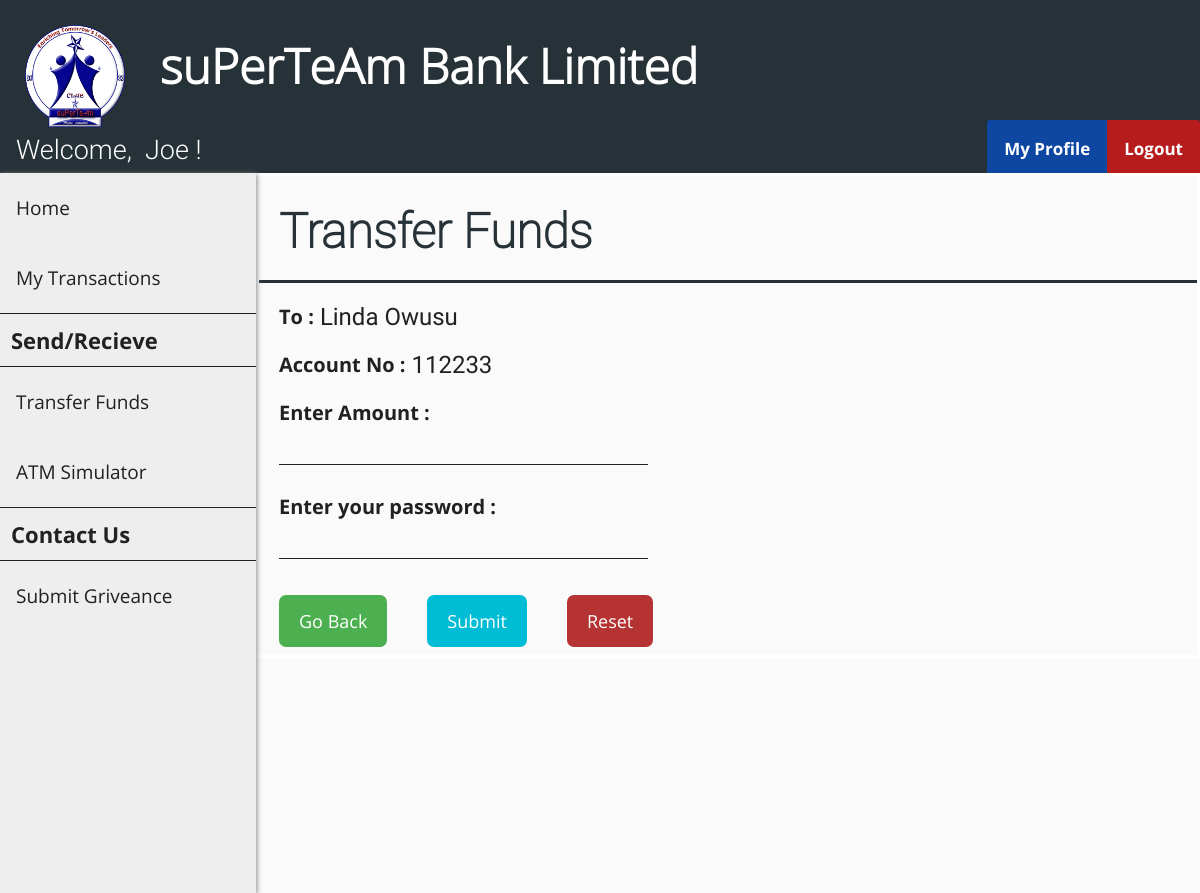
/send_funds.php?cust_id=2 (signed in), run on the app's committed database.
### tables this page shows
CREATE TABLE `customer` (
  `cust_id` int(11) NOT NULL,
  `first_name` varchar(30) DEFAULT NULL,
  `last_name` varchar(30) DEFAULT NULL,
  `gender` varchar(10) DEFAULT NULL,
  `dob` date DEFAULT NULL,
  `aadhar_no` int(11) DEFAULT NULL,
  `email` varchar(30) DEFAULT NULL,
  `phone_no` varchar(20) DEFAULT NULL,
  `address` varchar(255) DEFAULT NULL,
  `branch` varchar(30) DEFAULT NULL,
  `account_no` int(11) DEFAULT NULL,
  `pin` int(4) DEFAULT NULL,
  `uname` varchar(30) DEFAULT NULL,
  `pwd` varchar(30) DEFAULT NULL
);

### send_funds.php (the view, shortened to what this page needs)
<?php
    include "header.php";
    include "customer_navbar.php";
    include "customer_sidebar.php";
    if (isset($_GET['cust_id'])) {
        $id = $_GET['cust_id'];
    }
    $sql0 = "SELECT * FROM customer WHERE cust_id=".$id;
    $result0 = $conn->query($sql0);
    $row0 = $result0->fetch_assoc();
?>
<!DOCTYPE html>
<html>
<head>
    <link rel="stylesheet" href="customer_add_style.css">
</head>
<body>
    <form class="add_customer_form" action="send_funds_action.php?cust_id=<?php echo $id ?>" method="post">
        <div class="flex-container-form_header">
            <h1 id="form_header">Transfer Funds</h1>
        </div>
        <div class="flex-container">
            <div class=container>
                <label>
                    To : <label id="info_label">
                        <?php echo $row0["first_name"]." ".$row0["last_name"] ?>
                    </label>
                </label>
            </div>
        </div>
        <div class="flex-container">
            <div class=container>
                <label>Account No : <label id="info_label"><?php echo $row0["account_no"] ?></label></label>
            </div>
        </div>
        <div class="flex-container">
            <div class=container>
                <label>Enter Amount :</label><br>
                <input name="amt" size="24" type="text" required />
            </div>
        </div>
        <div class="flex-container">
            <div  class=container>
                <label>Enter your password :</b></label><br>
                <input name="password" size="24" type="password" required />
            </div>
        </div>
        <div class="flex-container">
            <div class="container">
                <a href="/beneficiary.php" class="button">Go Back</a>
            </div>
            <div class="container">
                <button type="submit">Submit</button>
            </div>
            <div class="container">
                <button type="reset" class="reset" onclick="return confirmReset();">Reset</button>
            </div>
        </div>
    </form>
</body>
</html>

### customer_navbar.php (shortened to what this page needs)
<?php
    include "connect.php";
    if (isset($_SESSION['loggedIn_cust_id'])) {
        $sql0 = "SELECT * FROM customer WHERE cust_id=".$_SESSION['loggedIn_cust_id'];
        $result = $conn->query($sql0);
        $row = $result->fetch_assoc();
    }
?>
<!DOCTYPE html>
<html>
<head>
    <link rel="stylesheet" href="user_navbar_style.css">
</head>
<body>
    <div class="nav-wrapper">
        <div class="topnav" id="theTopNav">
            <a id="user">Welcome, &nbsp<?php echo $row["first_name"]; ?> !</a>
            <a id="logout" href="logout_action.php" onclick="return confirm('Are you sure?')">Logout</a>
            <a id="profile" href="customer_profile.php">My Profile</a>
        </div>
    </div>
</body>
</html>

### header_style.css (style rules this page uses)
body { margin: 0; padding: 0; background-color: #FAFAFA; }
h1 { font-family: OpenSans-Light; color: white; font-size: 3rem; line-height: 3rem; margin-top: calc((1.5rem - 2rem) + 2.5rem); margin-bottom: 1.5rem; }

### user_navbar_style.css (style rules this page uses)
.nav-wrapper { height: 53px; background: #333; }
.nav-wrapper .topnav { background-color: #263238; overflow: hidden; height: 53px; }
.topnav a[id="user"] { float: left; display: block; color: white; text-align: center; padding: 14px 16px; text-decoration: none; font-size: 27px; font-family: Roboto-Light; }
.topnav a[id="profile"] { float: right; display: block; color: white; text-align: center; padding: 17px 17px; text-decoration: none; font-size: 17px; font-family: OpenSans-Bold; background-color: #0D47A1; border-top-left-radius: 3px; }
.topnav a[id="logout"] { float: right; display: block; color: white; text-align: center; padding: 17px 17px; text-decoration: none; font-size: 17px; font-family: OpenSans-Bold; background-color: #b71c1c; border-top-right-radius: 3px; }

### customer_add_style.css (style rules this page uses)
.flex-container { display: -webkit-flex; display: flex; margin-left: 256px; width: auto; height: auto; -webkit-flex-wrap: wrap; flex-wrap: wrap; background-color: #FAFAFA; }
.flex-container-form_header { display: -webkit-flex; display: flex; margin-left: 256px; width: auto; height: auto; background-color: #FAFAFA; border-bottom: 3px solid #263238; }
h1[id="form_header"] { margin-left: 20px; font-family: Roboto-Thin; color: #263238; }
form { border: 3px solid white; width: inherit; margin-left: 0px; }
label { display: block; float: left; color: #212121; font-family: OpenSans-Bold; font-size: 20px; }
label[id="info_label"] { display: block; float: right; margin-left: 6px; font-family: Roboto-Regular; color: #212121; font-size: 24px; }
input[type=text], input[type=password] { font-family: Roboto-Regular; color: #212121; font-size: 24px; width: auto; margin: 8px 0; padding: 1px 1px; border: 0; border-bottom: 1px solid #212121; box-sizing: border-box; background-color: transparent; }
.container { margin-top: 20px; margin-left: 20px; margin-right: 20px; float: left; display: inline-block; }
button { font-family: OpenSans-Regular; font-size: 18px; background-color: #00BCD4; color: white; padding: 14px 20px; margin: 8px 0; border: none; cursor: pointer; width: 100%; border-radius: 7px; }
.button { background-color: #4CAF50; border: none; color: white; font-family: OpenSans-Regular; font-size: 18px; padding: 14px 20px; margin: 8px 0; text-align: center; text-decoration: none; display: inline-block; border-radius: 7px; cursor: pointer; }
.reset { width: auto; background-color: #af1f1fe7; border-radius: 7px; }

### data on the page
customer: first_name "Joe"
customer: first_name "Linda", last_name "Owusu", account_no "112233"
